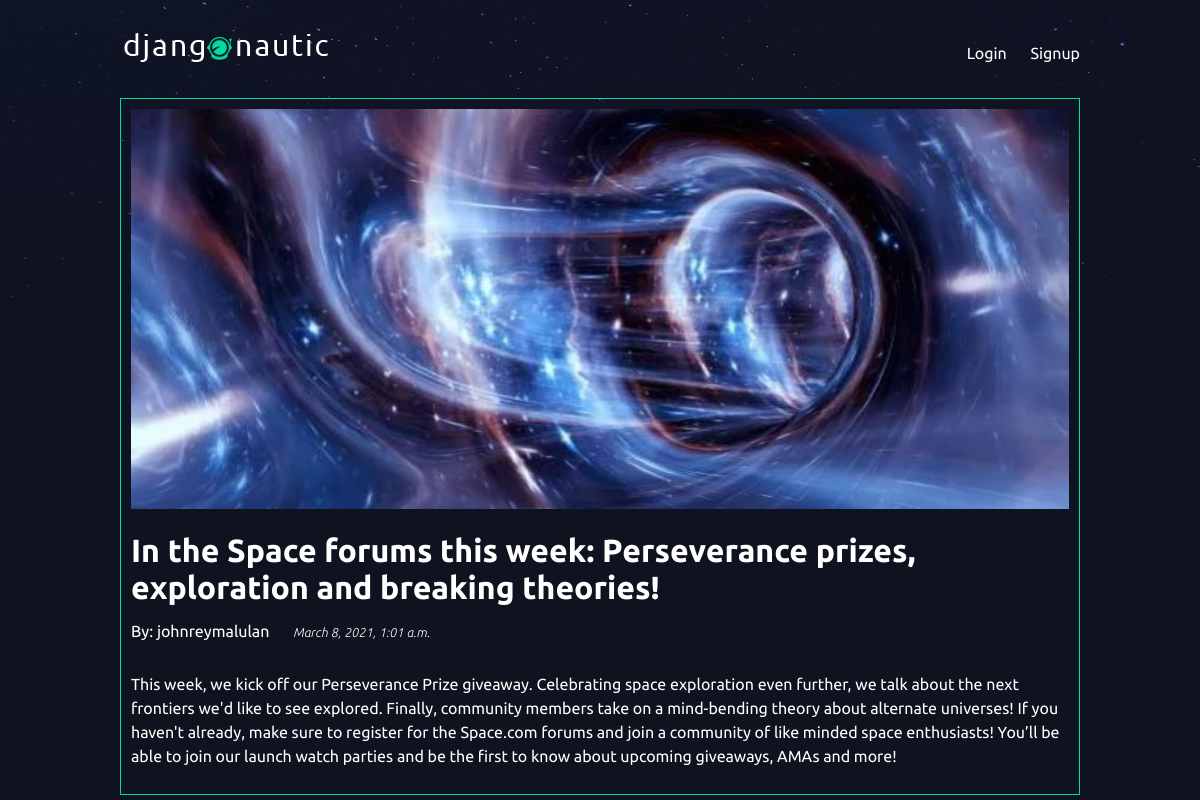
The app's page /articles/space-forums-march-6-2021/ with its own data.
### articles/models.py (models this page shows, shortened)
class Article(models.Model):
    title = models.CharField(max_length=100)
    slug = models.SlugField()
    body = models.TextField()
    date = models.DateTimeField(auto_now_add=True)
    thumb = models.ImageField(default='default.png', blank=True)
    author = models.ForeignKey(User, on_delete=models.CASCADE, default=None)

### articles/views.py (the view)
# urls.py: path('<slug:slug>/', views.article_detail, name="detail"),
def article_detail(request, slug):
    article = Article.objects.get(slug=slug)
    return render(request, 'articles/article_detail.html', {'article': article})

### articles/templates/articles/article_detail.html
{% extends 'base_layout.html' %}
{% block content %}
<div class="article-detail">
    <div class="article">
        <img src={{article.thumb.url}} />
        <h2 class = "art_title">{{article.title}}</h2>
        <div class = "inline-block">
        <p class ="art_author">By: {{article.author}}</p>
        <p class = "art_date">{{article.date}}</p>
        </div>
        <p class = "art_body">{{article.body}}</p>
    </div>
</div>
{% endblock %}

### assets/styles.css (style rules this page uses)
body { background-color: #0f121f; background-image: url(stars.png); background-repeat: no-repeat; color: #fff; }
body * { font-family: 'Ubuntu', sans-serif; }
h1, h2, h3, h4, h5 { font-weight: normal; margin: 0; }
.article { padding: 10px; border: 1px solid #00dba0; }
.article img { width: 100%; height: 400px; }
.art_title { padding-top: 20px; font-weight: 700; font-size: 2em; }
.art_body { line-height: 1.5; font-size : 1em; }
.inline-block p { display: inline-block; margin-right: 20px; }
.art_date { font-size: .8em; font-weight: 200; font-style: italic; }

### records on screen
Article: thumb (picture), title "In the Space forums this week: Perseverance prizes, exploration and breaking theories!", author "johnreymalulan", date "March 8, 2021, 1:01 a.m.", body "This week, we kick off our Perseverance Prize giveaway. Celebrating space exploration even further, we talk about the next frontiers we'd like to see explored. Finally, community members take on a mind-bending theory about alternate universes! If you haven't already, make sure to register for the Space.com forums and join a community of like minded space enthusiasts! You’ll be able to join our launch watch parties and be the first to know about upcoming giveaways, AMAs and more!"
